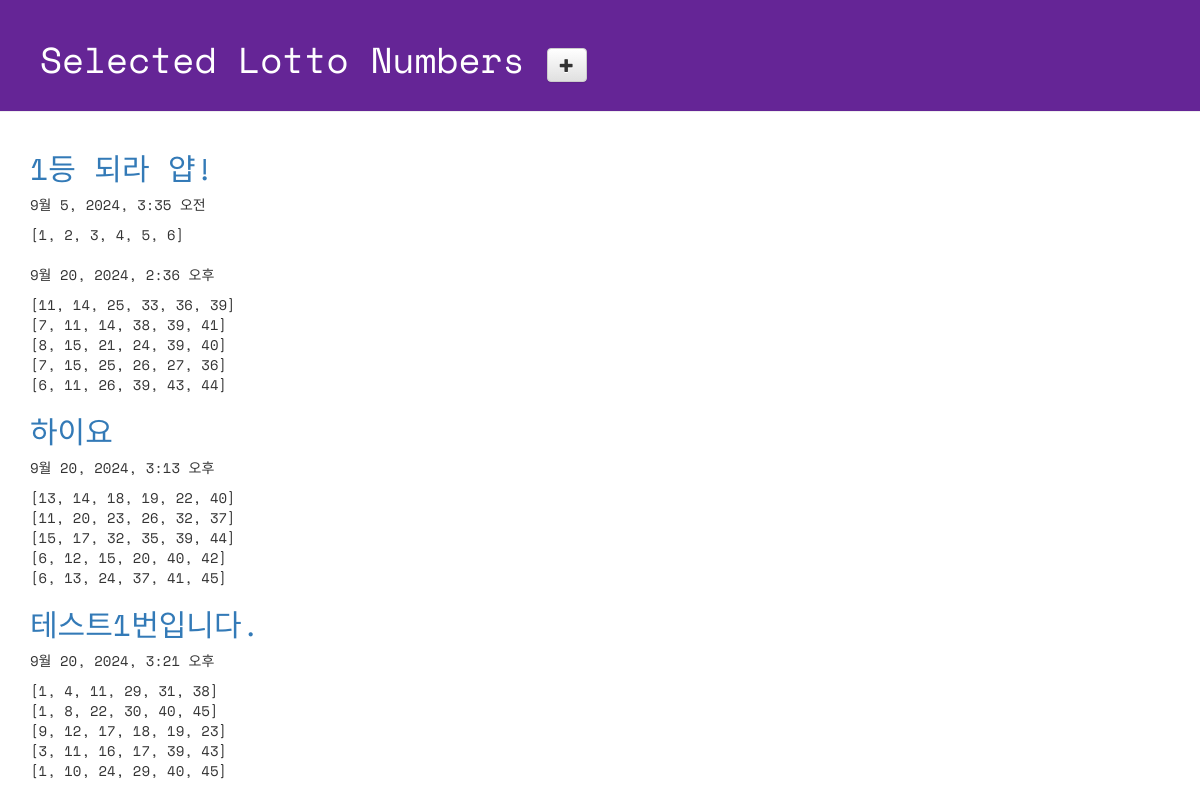
Page /lotto/ on the committed database.
### lotto/models.py (models this page shows, shortened)
class GuessNumbers(models.Model):
    name = models.CharField(max_length=24) # 로또 번호 리스트의 이름
    text = models.CharField(max_length=255) # 로또 번호 리스트에 대한 설명
    lottos = models.CharField(max_length=255, default='[1, 2, 3, 4, 5, 6]') # 로또 번호들이 담길 str
    num_lotto = models.IntegerField(default=5) # 6개 번호 set의 갯수
    update_date = models.DateTimeField() #이부분이 수정될때마다 마이그레이션 작업을 해야함

### lotto/views.py (the view)
# urls.py: path('lotto/', views.index, name='index'),
def index(request):
    lottos = GuessNumbers.objects.all()
    return render(request, 'lotto/default.html', {'lottos':lottos})

### lotto/templates/lotto/default.html (shortened to what this page needs)
<!DOCTYPE html>
{% load static %}
<html lang="ko">
<head>
  <link rel="stylesheet" href="//maxcdn.bootstrapcdn.com/bootstrap/3.2.0/css/bootstrap.min.css">
  <link rel="stylesheet" href="//maxcdn.bootstrapcdn.com/bootstrap/3.2.0/css/bootstrap-theme.min.css">
  <link rel="stylesheet" href="{% static 'css/lotto.css' %}">
</head>
<body>
  <div class="page-header">
    <h1>
        Selected Lotto Numbers
      <a href="{% url 'new_lotto' %}">
      <span class="glyphicon glyphicon-plus btn btn-default"></span>
      </a>
    </h1>
  </div>
  <div class="container lotto">
    {% for lotto in lottos %}
      <h2><a href="{% url 'detail' lottokey=lotto.pk %}">{{lotto.text}}</a></h2>
      <p>{{ lotto.update_date }}</p>
      <p>{{ lotto.lottos | linebreaksbr }}</p>
    {% endfor %}
  </div>
 </body>
</html>

### lotto/static/css/lotto.css (style rules this page uses)
.page-header { background-color: #652596; margin-top: 0; padding: 20px 20px 20px 40px; font-family: 'Space Mono', monospace; }
.page-header h1 { color: #FFFFFF; }
.container { font-family: 'Space Mono', monospace; }
.container h2 { color: #b9f442; }

### rows in the picture
GuessNumbers: text "1등 되라 얍!", update_date "9월 5, 2024, 3:35 오전", lottos "[1, 2, 3, 4, 5, 6]"
GuessNumbers: update_date "9월 20, 2024, 2:36 오후", lottos "[11, 14, 25, 33, 36, 39] [7, 11, 14, 38, 39, 41] [8, 15, 21, 24, 39, 40] [7, 15, 25, 26, 27, 36] [6, 11, 26, 39, 43, 44]"
GuessNumbers: text "하이요", update_date "9월 20, 2024, 3:13 오후", lottos "[13, 14, 18, 19, 22, 40] [11, 20, 23, 26, 32, 37] [15, 17, 32, 35, 39, 44] [6, 12, 15, 20, 40, 42] [6, 13, 24, 37, 41, 45]"
GuessNumbers: text "테스트1번입니다.", update_date "9월 20, 2024, 3:21 오후", lottos "[1, 4, 11, 29, 31, 38] [1, 8, 22, 30, 40, 45] [9, 12, 17, 18, 19, 23] [3, 11, 16, 17, 39, 43] [1, 10, 24, 29, 40, 45]"
